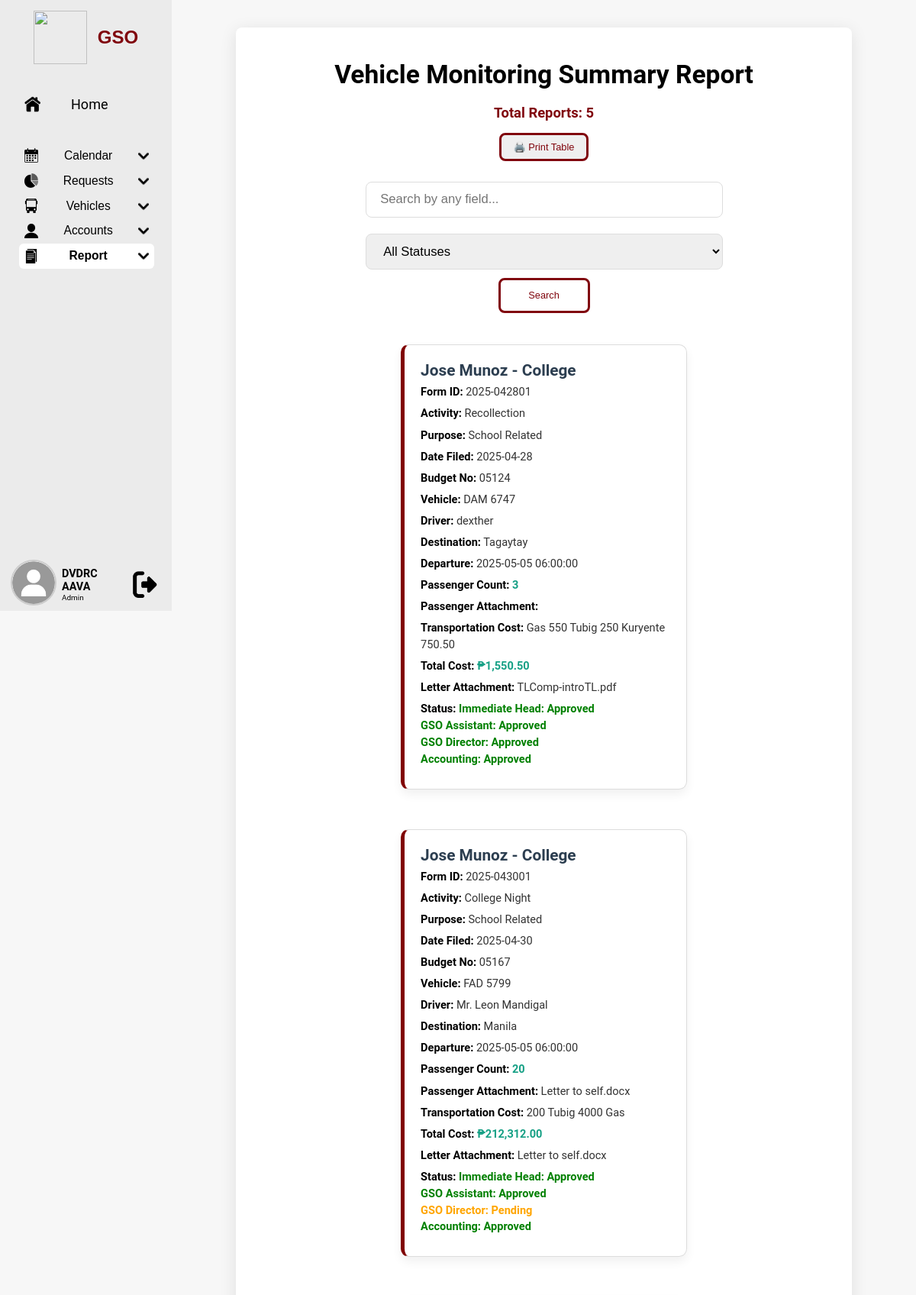
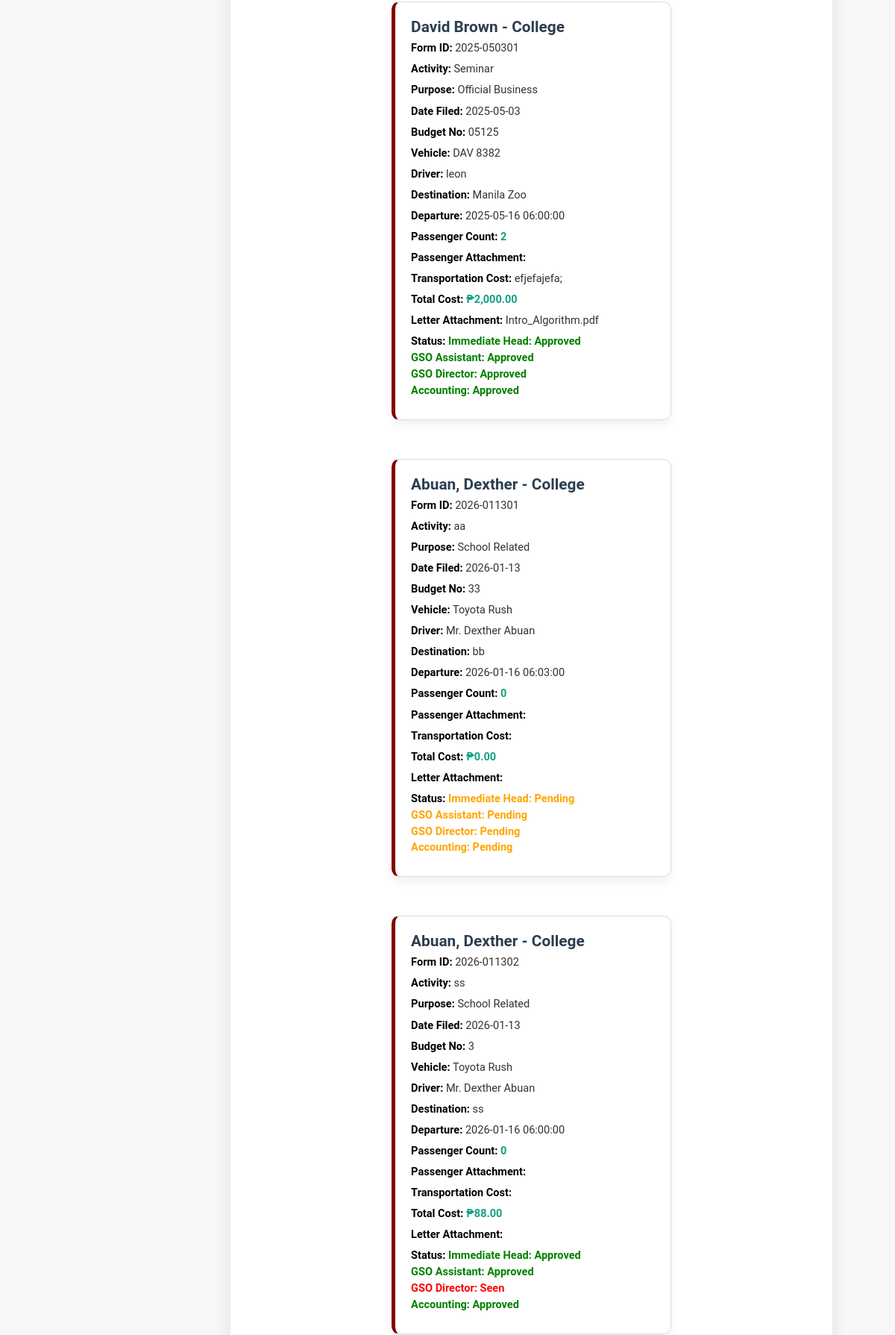
The app's page /GSO.php?srep=a (signed in, upper part) with its own data (2 pictures, top to bottom).
### tables this page shows
CREATE TABLE `vrftb` (
  `id` varchar(20) NOT NULL,
  `name` varchar(50) DEFAULT NULL,
  `department` varchar(50) DEFAULT NULL,
  `activity` varchar(50) DEFAULT NULL,
  `purpose` varchar(20) DEFAULT NULL,
  `date_filed` date DEFAULT NULL,
  `budget_no` varchar(10) DEFAULT NULL,
  `vehicle` varchar(50) DEFAULT NULL,
  `driver` varchar(50) DEFAULT NULL,
  `destination` varchar(255) DEFAULT NULL,
  `departure` datetime DEFAULT NULL,
  `return` datetime DEFAULT NULL,
  `passenger_count` int(10) DEFAULT NULL,
  `passenger_attachment` varchar(255) DEFAULT NULL,
  `transportation_cost` varchar(255) DEFAULT NULL,
  `total_cost` decimal(10,2) DEFAULT 0.00,
  `letter_attachment` varchar(255) DEFAULT NULL,
  `created_at` timestamp NOT NULL DEFAULT current_timestamp(),
  `updated_at` timestamp NOT NULL DEFAULT current_timestamp() ON UPDATE current_timestamp(),
  `gsoassistant_status` enum('Pending','Seen','Rejected','Approved') DEFAULT 'Pending',
  `immediatehead_status` enum('Pending','Seen','Rejected','Approved') DEFAULT 'Pending',
  `gsodirector_status` enum('Pending','Seen','Rejected','Approved') DEFAULT 'Pending',
  `accounting_status` enum('Pending','Seen','Rejected','Approved') DEFAULT 'Pending',
  `user_cancelled` enum('Yes','No') DEFAULT 'No',
  PRIMARY KEY (`id`)
);

### summary_rep.php (the view, shortened to what this page needs)
<?php
include 'config.php';
$search = '';
if ($_SESSION['role'] == 'Driver')
{
    $sql = "SELECT * FROM vrftb WHERE gsodirector_status = 'Approved' AND (user_cancelled = 'No' OR user_cancelled IS NULL) AND";
}
else
{
    $sql = "SELECT * FROM vrftb WHERE";
}
$sql .= "(
    id LIKE '%$search%' OR
    name LIKE '%$search%' OR
    department LIKE '%$search%' OR
    activity LIKE '%$search%' OR
    purpose LIKE '%$search%' OR
    date_filed LIKE '%$search%' OR
    budget_no LIKE '%$search%' OR
    vehicle LIKE '%$search%' OR
    driver LIKE '%$search%' OR
    destination LIKE '%$search%' OR
    departure LIKE '%$search%' OR
    passenger_count LIKE '%$search%' OR
    passenger_attachment LIKE '%$search%' OR
    transportation_cost LIKE '%$search%' OR
    total_cost LIKE '%$search%' OR
    letter_attachment LIKE '%$search%' OR
    gsoassistant_status LIKE '%$search%' OR
    immediatehead_status LIKE '%$search%' OR
    gsodirector_status LIKE '%$search%' OR
    accounting_status LIKE '%$search%' OR
    user_cancelled LIKE '%$search%')";
$result = $conn->query($sql);
?>
<!DOCTYPE html>
<html lang="en">
<head>
</head>
<body>
<div class="report-container">
   <h1>Vehicle Monitoring Summary Report</h1>
   <p style="text-align:center; font-weight: bold; font-size: 2.3vh; color: #80050d; margin-bottom: 2vh;">
    Total Reports: <?php echo $result->num_rows; ?>
</p>
<div style="text-align: center;">
  <button onclick="printTable()" class="hover-button" style="margin-bottom: 2vh; font-size: 1.6vh; padding: 1vh 2vh; border: .4vh solid var(--maroonColor); color: var(--maroonColor); border-radius: 1vh; cursor: pointer;">
    🖨️ Print Table
  </button>
</div>
   <div class="search-form">
    <form method="POST" action="">
        <div class="form-group">
            <input type="text" name="search" placeholder="Search by any field..." value="<?php echo $search; ?>" />
        </div>
        <div class="form-group">
            <select name="status_filter">
                <option value="">All Statuses</option>
            </select>
        </div>
        <div class="form-group">
            <button type="submit">Search</button>
        </div>
    </form>
</div>
    <div class="cards-container">
        <?php
        if ($result->num_rows > 0) {
            while($row = $result->fetch_assoc()) {
                $gsoassistant_class = ($row["gsoassistant_status"] == 'Approved') ? 'status-approved' : (($row["gsoassistant_status"] == 'Pending') ? 'status-pending' : 'status-rejected');
                $immediatehead_class = ($row["immediatehead_status"] == 'Approved') ? 'status-approved' : (($row["immediatehead_status"] == 'Pending') ? 'status-pending' : 'status-rejected');
                $gsodirector_class = ($row["gsodirector_status"] == 'Approved') ? 'status-approved' : (($row["gsodirector_status"] == 'Pending') ? 'status-pending' : 'status-rejected');
                $accounting_class = ($row["accounting_status"] == 'Approved') ? 'status-approved' : (($row["accounting_status"] == 'Pending') ? 'status-pending' : 'status-rejected');
                echo "<div class='card'>";
                echo "<h2>".$row["name"]." - ".$row["department"]."</h2>";
                echo "<p><strong>Form ID:</strong> ".$row["id"]."</p>";
                echo "<p><strong>Activity:</strong> ".$row["activity"]."</p>";
                echo "<p><strong>Purpose:</strong> ".$row["purpose"]."</p>";
                echo "<p><strong>Date Filed:</strong> ".$row["date_filed"]."</p>";
                echo "<p><strong>Budget No:</strong> ".$row["budget_no"]."</p>";
                echo "<p><strong>Vehicle:</strong> ".$row["vehicle"]."</p>";
                echo "<p><strong>Driver:</strong> ".$row["driver"]."</p>";
                echo "<p><strong>Destination:</strong> ".$row["destination"]."</p>";
                echo "<p><strong>Departure:</strong> ".$row["departure"]."</p>";
                echo "<p><strong>Passenger Count:</strong> <span class='numeric'>".$row["passenger_count"]."</span></p>";
                echo "<p><strong>Passenger Attachment:</strong> ".$row["passenger_attachment"]."</p>";
                echo "<p><strong>Transportation Cost:</strong> ".$row["transportation_cost"]."</p>";
                echo "<p><strong>Total Cost:</strong> <span class='numeric'>₱".number_format($row["total_cost"], 2)."</span></p>";
                echo "<p><strong>Letter Attachment:</strong> ".$row["letter_attachment"]."</p>";
                echo "<div class='status-group'>";
                echo "<p><strong>Status:</strong>
                         <span class='$immediatehead_class'>Immediate Head: ".$row["immediatehead_status"]."</span><br>
                        <span class='$gsoassistant_class'>GSO Assistant: ".$row["gsoassistant_status"]."</span><br>
                        <span class='$gsodirector_class'>GSO Director: ".$row["gsodirector_status"]."</span><br>
                        <span class='$accounting_class'>Accounting: ".$row["accounting_status"]."</span>
                      </p>";
                    ?>
                    <?php
                echo "</div>";
                echo "</div>";
            }
        } else {
            echo "<p style='text-align:center;'>No records found for the search criteria.</p>";
        }
        ?>
    </div>
</div>
</body>
</html>

### styles.css (style rules this page uses)
:root { --light-gray: #ebebeb; --dark-gray: #bcbcbc; --sidebar-width: 23.33vw; --maroon: #80050d; --yellow: #efb954; }
* { margin: 0; padding: 0; box-sizing: border-box; text-decoration: none; color: black; }
body { padding: 0; font-family: 'Roboto', sans-serif; background-color: white; display: flex; flex-direction: row; }

### summary_rep.php (style rules this page uses)
* { margin: 0; padding: 0; box-sizing: border-box; text-decoration: none; }
:root { --maroonColor: #80050d; --yellowColor: #efb954; --whiteColor: #ffffff; --light-gray: #ebebeb; }
body { font-family: 'Roboto', sans-serif; background-color: #f7f7f7; margin: 0; padding: 0; }
.report-container { max-width: 1200px; margin: auto; background: #fff; padding: 5.2vh; border-radius: 1vh; box-shadow: 0 0.52vh 2.6vh rgba(0, 0, 0, 0.1); }
h1 { text-align: center; margin-bottom: 2.6vh; color: black; font-size: 4.2vh; font-weight: 600; }
.search-form { text-align: center; margin-bottom: 5.2vh; }
.search-form input[type="text"], .search-form select { padding: 1.56vh 2.34vh; font-size: 2.08vh; width: 100%; max-width: 58.5vh; margin: 1.3vh 0; border-radius: 1vh; border: 0.13vh solid #ddd; transition: border-color 0.3s ease; }
.search-form button { padding: 1.56vh 2.6vh; background-color: var(--whiteColor); color: var(--maroonColor); border: .4vh solid var(--maroonColor); border-radius: 1vh; font-size: 1.6vh; cursor: pointer; transition: background-color 0.3s ease, color 0.3s ease, box-shadow 0.3s ease, transform 0.2s ease; width: 100%; max-width: 15vh; }
.cards-container { display: flex; flex-wrap: wrap; gap: 2.6vh; justify-content: center; }
.card { background: #ffffff; border: 0.13vh solid #ddd; border-left: 0.65vh solid #800000; border-radius: 1.3vh; padding: 2.6vh; width: 46.8vh; box-shadow: 0 0.8vh 1.6vh rgba(0, 0, 0, 0.06); transition: transform 0.3s ease, box-shadow 0.3s ease; margin-bottom: 3.9vh; box-sizing: border-box; }
.card h2 { font-size: 2.6vh; margin-top: 0; color: #2c3e50; }
.card p { margin: 0.78vh 0; font-size: 1.82vh; line-height: 1.5; color: #333; }
.numeric { font-weight: bold; color: #16a085; }
.status-approved { color: green; font-weight: bold; }
.status-pending { color: orange; font-weight: bold; }
.status-rejected { color: red; font-weight: bold; }
.status-group span { display: inline-block; margin-right: 0.65vh; }
.hover-button { margin-bottom: 2vh; font-size: 1.6vh; padding: 1vh 2vh; border: 1vh solid var(--maroonColor); color: var(--maroonColor); border-radius: 1vh; cursor: pointer; transition: background-color 0.3s ease, color 0.3s ease, transform 0.2s ease; }

### records on screen
vrftb: name "Jose Munoz", department "College", id "2025-042801", activity "Recollection", purpose "School Related", date_filed "2025-04-28", budget_no "05124", vehicle "DAM 6747", driver "dexther", destination "Tagaytay", departure "2025-05-05 06:00:00", passenger_count "3", transportation_cost "Gas 550 Tubig 250 Kuryente 750.50", total_cost "1,550.50", letter_attachment "TLComp-introTL.pdf", immediatehead_status "Approved", gsoassistant_status "Approved", gsodirector_status "Approved", accounting_status "Approved"
vrftb: name "Jose Munoz", department "College", id "2025-043001", activity "College Night", purpose "School Related", date_filed "2025-04-30", budget_no "05167", vehicle "FAD 5799", driver "Mr. Leon Mandigal", destination "Manila", departure "2025-05-05 06:00:00", passenger_count "20", passenger_attachment "Letter to self.docx", transportation_cost "200 Tubig 4000 Gas", total_cost "212,312.00", letter_attachment "Letter to self.docx", immediatehead_status "Approved", gsoassistant_status "Approved", gsodirector_status "Pending", accounting_status "Approved"
vrftb: name "David Brown", department "College", id "2025-050301", activity "Seminar", purpose "Official Business", date_filed "2025-05-03", budget_no "05125", vehicle "DAV 8382", driver "leon", destination "Manila Zoo", departure "2025-05-16 06:00:00", passenger_count "2", transportation_cost "efjefajefa;", total_cost "2,000.00", letter_attachment "Intro_Algorithm.pdf", immediatehead_status "Approved", gsoassistant_status "Approved", gsodirector_status "Approved", accounting_status "Approved"
vrftb: name "Abuan, Dexther", department "College", id "2026-011301", activity "aa", purpose "School Related", date_filed "2026-01-13", budget_no "33", vehicle "Toyota Rush", driver "Mr. Dexther Abuan", destination "bb", departure "2026-01-16 06:03:00", passenger_count "0", total_cost "0.00", immediatehead_status "Pending", gsoassistant_status "Pending", gsodirector_status "Pending", accounting_status "Pending"
vrftb: name "Abuan, Dexther", department "College", id "2026-011302", activity "ss", purpose "School Related", date_filed "2026-01-13", budget_no "3", vehicle "Toyota Rush", driver "Mr. Dexther Abuan", destination "ss", departure "2026-01-16 06:00:00", passenger_count "0", total_cost "88.00", immediatehead_status "Approved", gsoassistant_status "Approved", gsodirector_status "Seen", accounting_status "Approved"

### other values on screen
$_SESSION['lname'] "DVDRC"
$_SESSION['fname'] "AAVA"
$_SESSION['role'] "Admin"
$result->num_rows "5"
